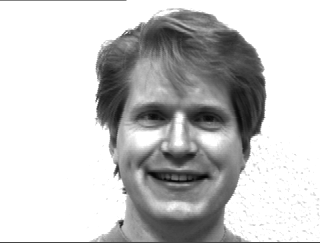
#> input picture images/subject01_happy.gif, 320 x 243 px, given in place of subject01_happy.png, which was not available
$ jupyter execute --allow-errors detect_eyes.ipynb
#> lines starting #> are read from the running program, lines starting #| are printed output that depends on the picture
[cell 1]
# [163 lines of commented-out code are left out]

[cell 2]
import cv2
import matplotlib.pyplot as plt
import numpy as np
#> (the rest of this cell did not finish here and is left out)

[cell 3]
im_file = 'images/subject01_happy.png'
img_raw = np.float32(cv2.imread(im_file, cv2.IMREAD_GRAYSCALE) / 255.0)
#> img_raw: shape (243, 320) float32; min 0.0118, max 1, mean 0.778
img_grayscale = img_raw[20:, 100:260]
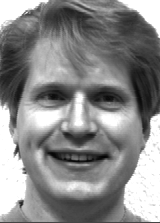
#> img_grayscale: shape (223, 160) float32; min 0.0118, max 1, mean 0.539


# [7 lines of commented-out code are left out]

#> (the rest of this cell did not finish here and is left out)


$ run again, with images/subject05_normal.png saved as images/subject01_happy.gif
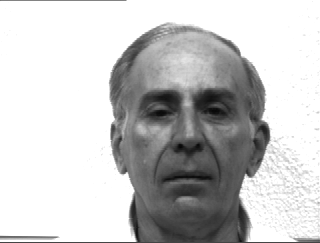
#> input picture images/subject05_normal.png, 320 x 243 px, given in place of subject01_happy.png, which was not available
#> `img_grayscale = img_raw[20:, 100:260]`:
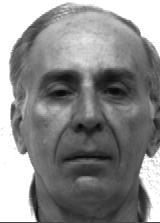
#> img_grayscale: shape (223, 160) float32; min 0.0235, max 1, mean 0.544

$ run again, with images/subject01_noglasses.png saved as images/subject01_happy.gif
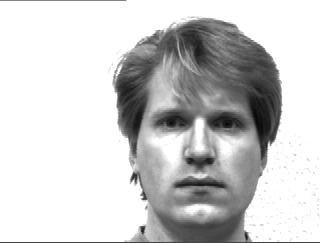
#> input picture images/subject01_noglasses.png, 320 x 243 px, given in place of subject01_happy.png, which was not available
#> `img_grayscale = img_raw[20:, 100:260]`:
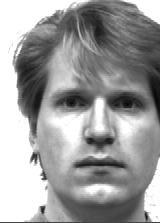
#> img_grayscale: shape (223, 160) float32; min 0.0235, max 1, mean 0.619
